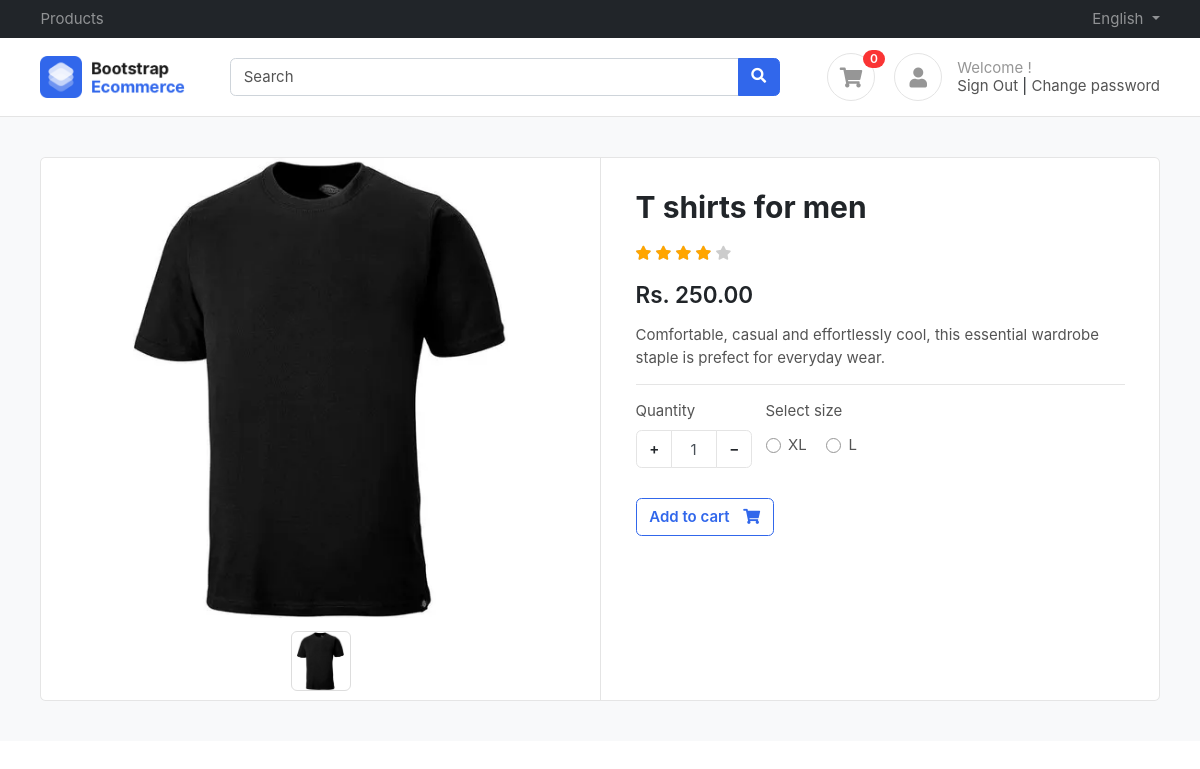
Page /product/t-shirts-for-men/ (signed in) on the committed database.
### account/models.py (models this page shows, shortened)
class UserProfile(BaseModel):
    user = models.OneToOneField(User, on_delete=models.CASCADE, related_name='profile')
    phone = models.CharField(max_length=255, blank=True, null=True)
    address = models.CharField(max_length=255, blank=True, null=True)
    avatar = models.ImageField(blank=True, null=True, upload_to='profile_images')
    is_active = models.BooleanField(default=False)
    is_otp_verified = models.BooleanField(default=False)
    pwd_reset_token = models.CharField(max_length=255, blank=True, null=True)
    otp = models.CharField(max_length=255, blank=True, null=True)
    def get_cart_count(self):
        return CartItem.objects.filter(cart__user=self.user, cart__is_paid=False).count()

### product/models.py (models this page shows, shortened)
class Product(BaseModel):
    name = models.CharField(max_length=255)
    slug = models.SlugField(max_length=255, unique=True, null=True, blank=True)
    category = models.ForeignKey(Category, on_delete=models.CASCADE, related_name='products')
    description = models.TextField()
    price = models.DecimalField(max_digits=10, decimal_places=2, default=0)
    image = models.ImageField(upload_to='product_images', null=True, blank=True)
    is_available = models.BooleanField(default=True)
    size_variants = models.ManyToManyField(SizeVariant, related_name='products', blank=True)

class SizeVariant(BaseModel):
    size = models.CharField(max_length=255)
    price = models.DecimalField(max_digits=10, decimal_places=2, default=0)

### product/views.py (the view)
# urls.py: path('<slug>/', get_product, name="get_product"),
@login_required(redirect_field_name='next',login_url='login')
def get_product(request, slug):
    try:
        product = Product.objects.get(slug=slug)
        selected_size = request.GET.get('size')
        context = {'product': product}
        if selected_size:
            updated_price = product.get_updated_price_by_size(selected_size)
            context['selected_size'] = selected_size
            context['updated_price'] = updated_price
        return render(request, 'product/product.html', context)
    except Product.DoesNotExist:
        return render(request, '404.html')

### templates/product/product.html (shortened to what this page needs)
{% extends 'base/base.html' %}
{% block content %}
<section class="section-content padding-y bg">
    <div class="container">
    <div class="card">
        <div class="row no-gutters">
            <aside class="col-md-6">
    <article class="gallery-wrap">
    <div class="img-big-wrap">
      <div> <a href="#"><img src="/media/{{product.image}}"></a></div>
    </div>
    <div class="thumbs-wrap">
      <a href="#" class="item-thumb"> <img src="/media/{{product.image}}"></a>
    </div>
    </article>
            </aside>
            <main class="col-md-6 border-left">
    <article class="content-body">
    <h2 class="title">{{product.name}}</h2>
    <div class="rating-wrap my-3">
        <ul class="rating-stars">
            <li style="width:80%" class="stars-active">
                <i class="fa fa-star"></i> <i class="fa fa-star"></i>
                <i class="fa fa-star"></i> <i class="fa fa-star"></i>
            </li>
            <li>
                <i class="fa fa-star"></i> <i class="fa fa-star"></i>
                <i class="fa fa-star"></i> <i class="fa fa-star"></i>
                <i class="fa fa-star"></i>
            </li>
        </ul>
    </div>
    <div class="mb-3">
        <var class="price h4">
            {% if updated_price %}
            Rs. {{updated_price}}
            {% else %}
            Rs. {{  product.price  }}
            {%endif%}
        </var>
    </div>
    <p>{{product.description}}</p>
    <hr>
        <div class="form-row">
            <div class="form-group col-md flex-grow-0">
                <label>Quantity</label>
                <div class="input-group mb-3 input-spinner">
                  <div class="input-group-prepend">
                    <button class="btn btn-light" type="button" id="button-plus"> + </button>
                  </div>
                  <input type="text" class="form-control" value="1">
                  <div class="input-group-append">
                    <button class="btn btn-light" type="button" id="button-minus"> − </button>
                  </div>
                </div>
            </div>
            <div class="form-group col-md">
                {% if product.size_variants.count %}
                    <label>Select size</label>
                    <div class="mt-1">
                        {% for size in product.size_variants.all %}
                        <label class="custom-control custom-radio custom-control-inline">
                          <div class="custom-control-label">{{ size.size }}</div>
                        </label>
                        {% endfor %}
                    </div>
                    {% endif %}
            </div>
        </div>
        <a href="{% url 'add_to_cart' product.uid %}?size={{selected_size}}&quantity=1" class="btn  btn-outline-primary"> <span class="text">Add to cart</span> <i class="fas fa-shopping-cart"></i>  </a>
    </article>
            </main>
        </div>
    </div>
    </div>
    </section>
{% endblock %}

### templates/base/base.html (shortened to what this page needs)
<!DOCTYPE HTML>
<html lang="en">
<head>
<link href="/media/css/bootstrap.css" rel="stylesheet" type="text/css"/>
<link href="/media/fonts/fontawesome/css/all.min.css" type="text/css" rel="stylesheet">
<link href="/media/css/ui.css" rel="stylesheet" type="text/css"/>
<link href="/media/css/responsive.css" rel="stylesheet" />
</head>
<body>
	<header class="section-header">
		<nav class="navbar navbar-dark navbar-expand p-0 bg-dark">
		<div class="container">
			<ul class="navbar-nav d-none d-md-flex mr-auto">
				<li class="nav-item"><a class="nav-link" href="{% url 'index' %}">Products</a></li>
			</ul>
			<ul class="navbar-nav">
				<li class="nav-item dropdown">
					 <a href="#" class="nav-link dropdown-toggle" data-toggle="dropdown"> English </a>
				</li>
			</ul>
		  </div>
		</nav>
		<section class="header-main border-bottom">
			<div class="container">
		<div class="row align-items-center">
			<div class="col-lg-2 col-4">
				<div class="brand-wrap">
					<img class="logo" src="images/logo.png">
				</div>
			</div>
			<div class="col-lg-6 col-sm-12">
				<form action="#" class="search">
					<div class="input-group w-100">
						<input type="text" class="form-control" placeholder="Search">
						<div class="input-group-append">
						  <button class="btn btn-primary" type="submit">
							<i class="fa fa-search"></i>
						  </button>
						</div>
					</div>
				</form>
			</div>
			<div class="col-lg-4 col-sm-6 col-8">
				<div class="widgets-wrap float-md-right">
					<div class="widget-header  mr-3">
						<a href="{% url 'show_cart' %}" class="icon icon-sm rounded-circle border"><i class="fa fa-shopping-cart"></i></a>
						<span class="badge badge-pill badge-danger notify">{{request.user.profile.get_cart_count}}</span>
					</div>
					<div class="widget-header icontext">
						<a href="#" class="icon icon-sm rounded-circle border"><i class="fa fa-user"></i></a>
						<div class="text">
							{% if request.user.is_authenticated %}
							<span class="text-muted">Welcome {{request.user.first_name}}!</span>
							<div>
								<a href="{% url 'logout' %}">Sign Out</a> |
								<a href="{% url 'change_password' %}">Change password</a>
							</div>
							{% else%}
							<div>
								<a href="{% url 'login' %}">Sign in</a> |
								<a href="{% url 'register' %}"> Register</a>
							</div>
							{%endif%}
						</div>
					</div>
				</div>
			</div>
		</div>
			</div>
		</section>
		</header>
        {% block content %}
        {% endblock %}
    </body>
    </html>

### public/static/css/ui.css (style rules this page uses)
html { font-family: 'Inter', sans-serif; font-size: 15px; }
.content-body { flex: 1 1 auto; padding: 2rem 2.3rem; }
.icon-xs, .icon-sm, .icon-md, .icon-lg { display: inline-block; text-align: center; flex-shrink: 0; flex-grow: 0; }
.icon-sm { width: 48px; height: 48px; line-height: 48px; font-size: 20px; }
.padding-y { padding-top: 40px; padding-bottom: 40px; }
var { font-style: normal; }
article:after, .form-group:after { display: block; clear: both; content: ""; }
.bg { background-color: #f8f9fa; }
.card .title { color: #212529; }
.header-main { position: relative; padding-top: 1rem; padding-bottom: 1rem; }
.brand-wrap .logo, .navbar-brand .logo { margin-right: 7px; max-height: 42px; display: inline-block; }
.widget-header { display: inline-block; vertical-align: middle; position: relative; }
.widget-header a { color: #545454; }
.widget-header i { color: #969696; }
.widget-header .notify { position: absolute; top: -3px; right: -10px; }
.btn-light { background-color: #fff; border-color: #e4e4e4; }
.btn .text + i { margin-left: 10px; }
.icontext { display: inline-flex; align-items: center; vertical-align: middle; }
.icontext .text { width: 100%; line-height: 1.2; color: #212529; }
.icontext .icon { position: relative; margin-right: 15px; flex-shrink: 0; flex-grow: 0; }
.notify { position: absolute; top: -4px; right: -10px; display: inline-block; padding: .25em .6em; font-size: 12px; line-height: 1; text-align: center; border-radius: 3rem; color: #fff; background-color: #fa3434; }
.price { font-weight: 600; color: #212529; }
.rating-stars { display: inline-block; vertical-align: middle; list-style: none; margin: 0; padding: 0; position: relative; white-space: nowrap; clear: both; }
.rating-stars i { font-size: 14px; color: #ccc; display: inline; }
.rating-stars li { display: block; text-overflow: clip; white-space: nowrap; z-index: 1; }
.rating-stars li.stars-active { z-index: 2; position: absolute; top: 0; left: 0; overflow: hidden; }
.rating-stars li.stars-active i { color: orange; }
.input-spinner { width: 120px; flex-wrap: nowrap; display: inline-flex; }
.input-spinner input.form-control { text-align: center; max-width: 46px; flex-basis: 46px; border-color: #e4e4e4; flex-grow: 0; }
.input-spinner .btn { width: 36px; text-align: center; }
.gallery-wrap .img-big-wrap { margin-bottom: 10px; border-radius: 0.37rem; overflow: hidden; background-color: #fff; }
.gallery-wrap .img-big-wrap a { text-align: center; display: block; }
.gallery-wrap .img-big-wrap img { height: 460px; width: auto; display: inline-block; cursor: zoom-in; }
.gallery-wrap .thumbs-wrap { text-align: center; }
.gallery-wrap .thumbs-wrap .item-thumb { width: 60px; height: 60px; border: 1px solid #ddd; border-radius: 6px; margin: 3px; display: inline-block; overflow: hidden; }
.gallery-wrap .thumbs-wrap img { max-width: 100%; max-height: 100%; object-fit: cover; border-radius: 4px; cursor: zoom-in; }

### rows in the picture
Product: image (picture), name "T shirts for men", price "250.00", description "Comfortable, casual and effortlessly cool, this essential wardrobe staple is prefect for everyday wear."
SizeVariant: size "XL"
SizeVariant: size "L"

### other values in the picture
{{ request.user.profile.get_cart_count }} "0"
